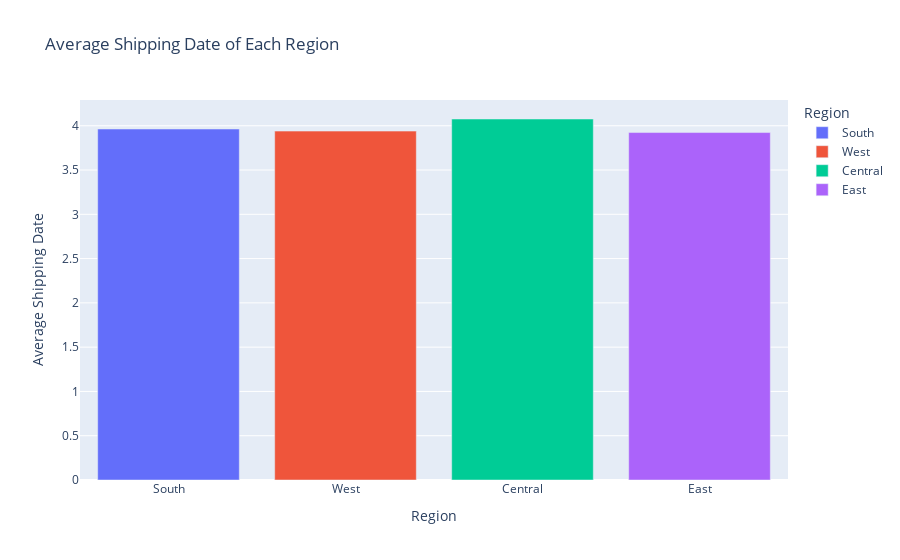

The cell this chart's notebook holds for it:
### Code cell
import plotly.express as px
# Graphing the average shipping date compared to each region
df = pd.DataFrame(list(shippingTimeDict.items()), columns=['Region','Average Shipping Date'])
fig = px.bar(df, x="Region", y="Average Shipping Date", color = "Region", title="Average Shipping Date of Each Region")
fig.show()

### Figure 1 — Plotly figure (JSON) as saved in the notebook; plotly's stock layout.template omitted (floating-point values rounded to 4 significant figures)
{"data": [{"alignmentgroup": "True", "hovertemplate": "Region=%{x}<br>Average Shipping Date=%{y}<extra></extra>", "legendgroup": "South", "marker": {"color": "#636efa", "pattern": {"shape": ""}}, "name": "South", "offsetgroup": "South", "orientation": "v", "showlegend": true, "textposition": "auto", "type": "bar", "x": ["South"], "xaxis": "x", "y": [3.963], "yaxis": "y"}, {"alignmentgroup": "True", "hovertemplate": "Region=%{x}<br>Average Shipping Date=%{y}<extra></extra>", "legendgroup": "West", "marker": {"color": "#EF553B", "pattern": {"shape": ""}}, "name": "West", "offsetgroup": "West", "orientation": "v", "showlegend": true, "textposition": "auto", "type": "bar", "x": ["West"], "xaxis": "x", "y": [3.939], "yaxis": "y"}, {"alignmentgroup": "True", "hovertemplate": "Region=%{x}<br>Average Shipping Date=%{y}<extra></extra>", "legendgroup": "Central", "marker": {"color": "#00cc96", "pattern": {"shape": ""}}, "name": "Central", "offsetgroup": "Central", "orientation": "v", "showlegend": true, "textposition": "auto", "type": "bar", "x": ["Central"], "xaxis": "x", "y": [4.076], "yaxis": "y"}, {"alignmentgroup": "True", "hovertemplate": "Region=%{x}<br>Average Shipping Date=%{y}<extra></extra>", "legendgroup": "East", "marker": {"color": "#ab63fa", "pattern": {"shape": ""}}, "name": "East", "offsetgroup": "East", "orientation": "v", "showlegend": true, "textposition": "auto", "type": "bar", "x": ["East"], "xaxis": "x", "y": [3.923], "yaxis": "y"}], "layout": {"barmode": "relative", "legend": {"title": {"text": "Region"}, "tracegroupgap": 0}, "title": {"text": "Average Shipping Date of Each Region"}, "xaxis": {"anchor": "y", "categoryarray": ["South", "West", "Central", "East"], "categoryorder": "array", "domain": [0, 1], "title": {"text": "Region"}}, "yaxis": {"anchor": "x", "domain": [0, 1], "title": {"text": "Average Shipping Date"}}}}
